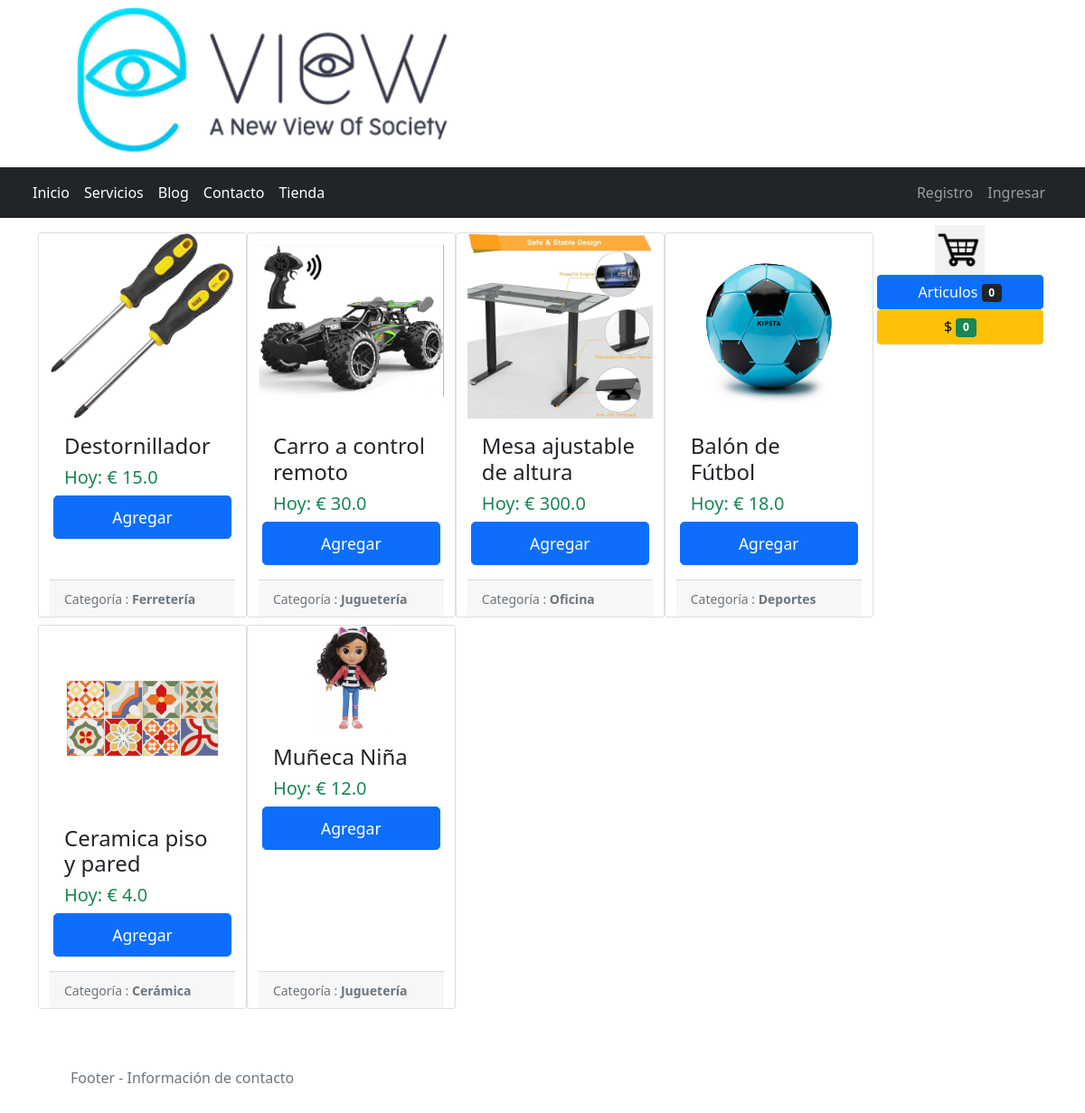
The app's page /tienda/ with its own data.
### tienda/models.py (models this page shows, shortened)
class Producto(models.Model):
    nombre = models.CharField(max_length=50)
    categorias = models.ForeignKey(Categoria, on_delete=models.CASCADE)
    imagen = models.ImageField(upload_to = upload_imagen_productos, null = True, blank = True)
    precio = models.FloatField()
    disponibilidad = models.BooleanField(default=True)
    created = models.DateTimeField(auto_now_add=True)
    updated = models.DateTimeField(auto_now_add=True)
    class Meta:
        verbose_name = "Producto"
        verbose_name_plural = "Productos"

class Categoria(models.Model):
    nombre = models.CharField(max_length=50)
    created = models.DateTimeField(auto_now_add=True)
    updated = models.DateTimeField(auto_now_add=True)
    class Meta:
        verbose_name = "CategoriaProducto"
        verbose_name_plural = "CategoriasProductos"
    def __str__(self) -> str:
        return self.nombre

### tienda/views.py (the view)
# urls.py: path('tienda/', include('tienda.urls')),
def tienda(request):
    template = 'tienda/tienda.html'
    productos = Producto.objects.all()
    return render(request, template, {'productos':productos})

### carro/context_processor.py (called while the page is built, shortened)
def importe_total_carro(request):
    total = 0                                                                      # Variable inicializadora de valor
    cantidades = 0                                                                 # Variable inicializadora de cantidad
    if 'carro' not in request.session:
        request.session['carro'] = {}
    return {'importe_total': total, 'cantidades':cantidades}                       # Retornamos el diccionario de contexto con el dato

### tienda/templates/tienda/tienda.html (shortened to what this page needs)
{% extends 'ProyectoWebApp/base.html' %}
{% block contenido %}
    {% load static %}
    <section class="container">
        <aside style="float: right;" class="mt-2 mx-1 row d-block">
            <div class="col text-center">
                <a href="{% url 'carrito' %}">
                    <img src="{% static 'media/img/carritocompra.png' %}" width="55" alt="carrito de compra">
                </a>
            </div>
            <a type="button" class="btn btn-primary" href="{% url 'carrito' %}">
                Articulos <span class="badge badge-light bg-dark">{{ cantidades }}</span>
            </a>
            <a type="button" class="btn btn-warning" href="{% url 'carrito' %}">
                $ <span class="badge badge-light bg-success">{{ importe_total }}</span>
            </a>
        </aside>
        <div class="row">
            <div class="card-group mt-2">
                <div class="row">
                    {% for producto in productos %}
                        <div class="card col-3 mt-2">
                            <img src="{{ producto.imagen.url }}" class="card-img-top" alt="" >
                            <div class="card-body">
                                <h4 class="card-title">{{ producto.nombre }}</h4>
                                <div class="row justify-content-between">
                                    <h5 class="card-text text-success col-12 align-self-center">
                                        Hoy: € {{ producto.precio }}
                                    </h5>
                                    <a
                                        href="{% url 'carro:agregar' producto.id %}"
                                        class="col-12 btn btn-lg btn-primary">
                                        <small>Agregar</small>
                                    </a>
                                </div>
                            </div>
                            <div class="card-footer">
                                <small class="text-muted">Categoría : <strong>{{ producto.categorias }}</strong></small>
                            </div>
                        </div>
                    {% endfor %}
                </div>
            </div>
        </div>
    </section>
{% endblock %}

### records on screen
Producto: imagen (picture), nombre "Destornillador", precio "15.0", categorias "Ferretería"
Producto: imagen (picture), nombre "Carro a control remoto", precio "30.0", categorias "Juguetería"
Producto: imagen (picture), nombre "Mesa ajustable de altura", precio "300.0", categorias "Oficina"
Producto: imagen (picture), nombre "Balón de Fútbol", precio "18.0", categorias "Deportes"
Producto: imagen (picture), nombre "Ceramica piso y pared", precio "4.0", categorias "Cerámica"
Producto: imagen (picture), nombre "Muñeca Niña", precio "12.0", categorias "Juguetería"

### other values on screen
{{ cantidades }} "0"
{{ importe_total }} "0"
